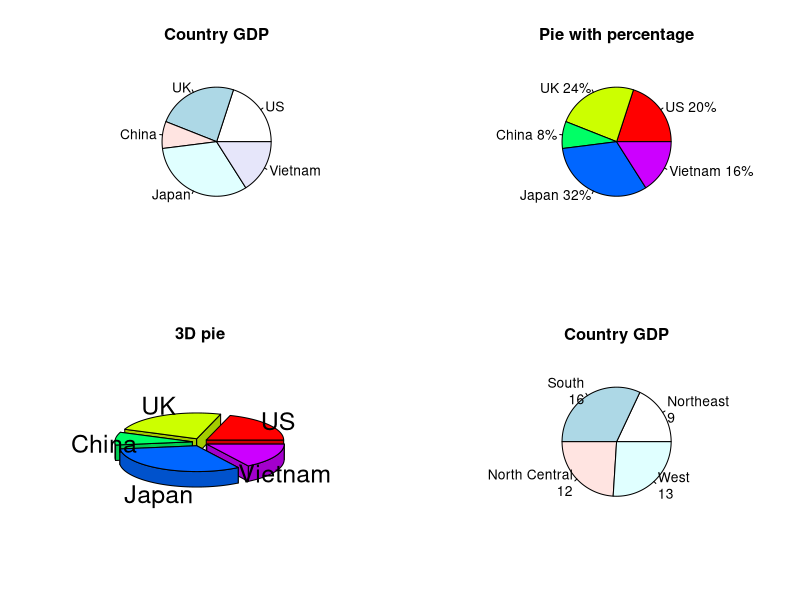
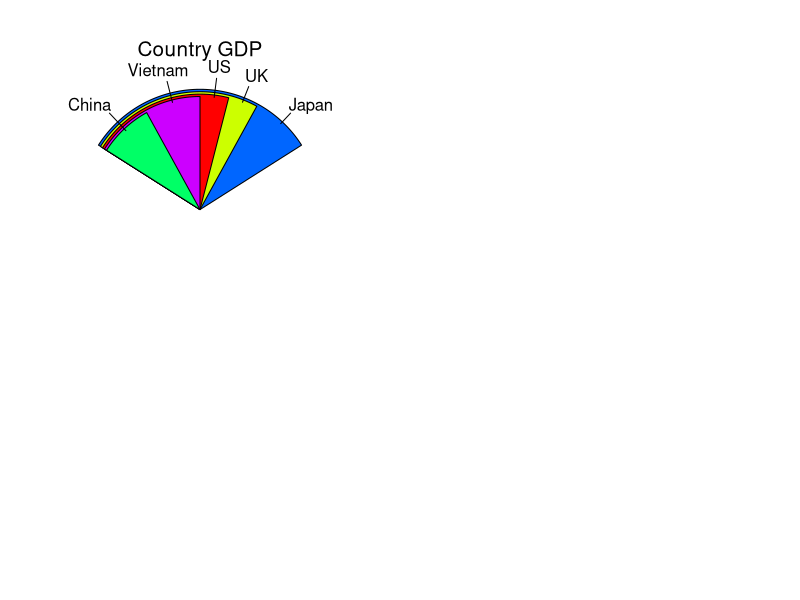

The R script that drew these images, in order:
# set we will show 4 graph
par(mfrow=c(2, 2))

# data and labels 
slices <- c(10, 12, 4, 16, 8)
lbls <- c("US", "UK", "China", "Japan", "Vietnam")

# show pie
pie(slices, labels=lbls, main="Country GDP")

# percentage pie,  paste like string connect in C language
pct <- round(slices/sum(slices) * 100)
lbls2 <- paste(lbls, " ", pct, "%", sep="")
pie(slices, labels=lbls2, col=rainbow(length(lbls2)),
  main="Pie with percentage")

# pie 3D
library(plotrix)
pie3D(slices, labels=lbls, explode=0.1, main="3D pie")

# pie from table
mytable <- table(state.region)
mytable
lbls3 <- paste(names(mytable), "\n", mytable, sep="")
pie(mytable, labels=lbls3, main="Country GDP")

# fan
library(plotrix)
fan.plot(slices, labels=lbls, main="Country GDP")

